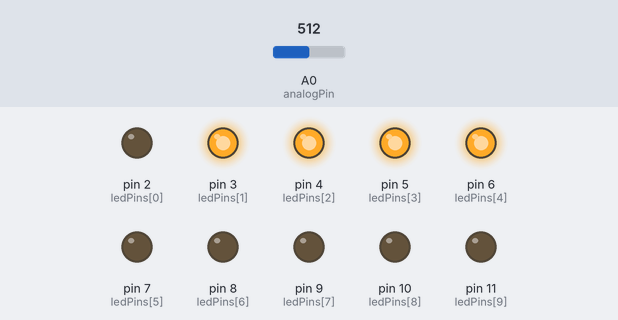
Simulated run of this sketch. Board: Arduino Uno, built with avr-gcc and run on an emulated ATmega328P. Parts: output pins drawn as LEDs (lit = HIGH). The test bench sets the inputs (shaded band); at power-on: A0 (analogPin) = 512.

Above: at 1.2 s.
1.3 s: A0 (analogPin) set to 595
2.8 s: A0 (analogPin) set to 629
At 3.4 s:
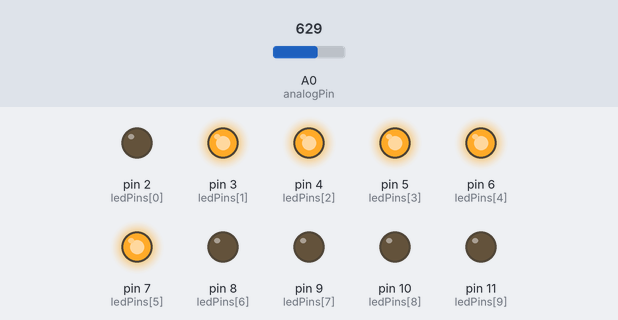
4.3 s: A0 (analogPin) set to 511
At 5.5 s:
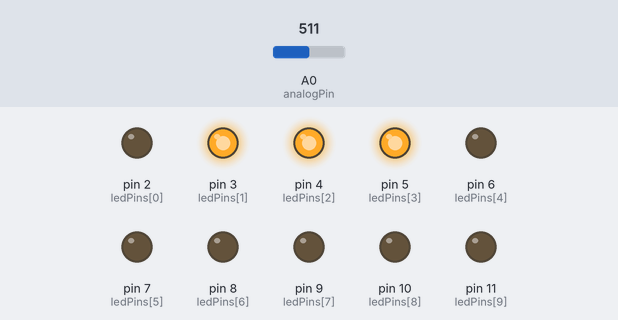
5.8 s: A0 (analogPin) set to 419
7.3 s: A0 (analogPin) set to 393
At 8.0 s:
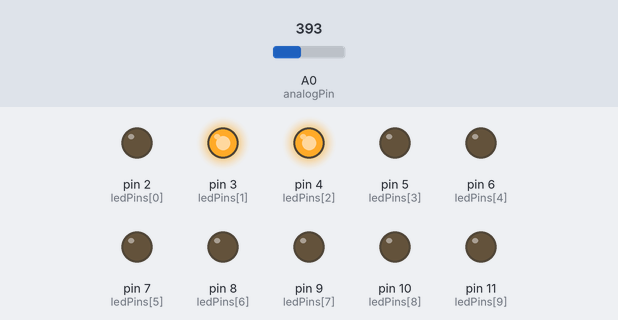
8.8 s: A0 (analogPin) set to 716
At 9.1 s:
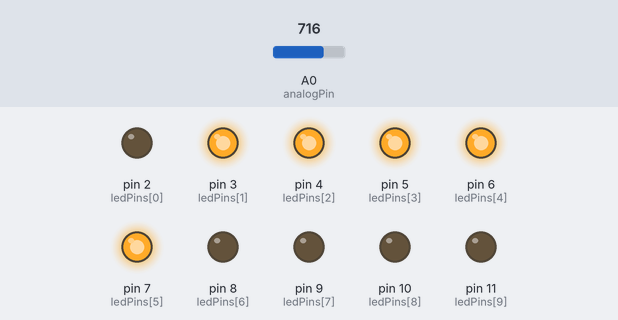
Timing chart, 0 to 11.3 s (numbered marks = the images above; inputs shaded):
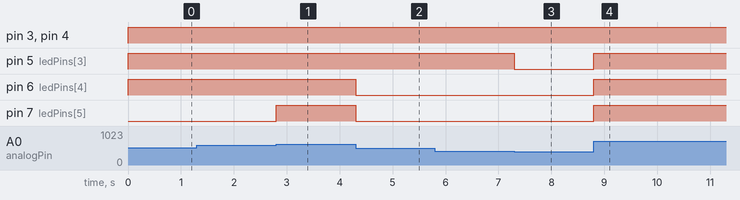

Measured:
- the behaviour switches between 613 and 614 on A0 (analogPin) (found by bisection; images 0 and 1)
- the behaviour switches between 410 and 409 on A0 (analogPin) (found by bisection; images 2 and 3)
- after the input at 1.3 s, every drawn part: stays the same
- after the input at 2.8 s, pin 7 (ledPins[5]): LOW → HIGH at once
- after the input at 4.3 s, pin 6 (ledPins[4]), pin 7 (ledPins[5]): HIGH → LOW at once
- after the input at 5.8 s, every drawn part: stays the same
- after the input at 7.3 s, pin 5 (ledPins[3]): HIGH → LOW at once
- after the input at 8.8 s, pin 5 (ledPins[3]), pin 6 (ledPins[4]), pin 7 (ledPins[5]): LOW → HIGH at once

The sketch:

barGraph.ino
```cpp
const int analogPin = A0;
const int ledCount = 10;

int ledPins[] = {
  2, 3, 4, 5, 6, 7,8,9,10,11 };


void setup() {
  for (int thisLed = 0; thisLed < ledCount; thisLed++) {
    pinMode(ledPins[thisLed], OUTPUT);
  }
}

void loop() {

  int sensorReading = analogRead(analogPin);
  int ledLevel = map(sensorReading, 0, 1023, 0, ledCount);

  for (int thisLed = 1; thisLed < ledCount; thisLed++) {
    if (thisLed < ledLevel) {
      digitalWrite(ledPins[thisLed], HIGH);
    }
    else {
      digitalWrite(ledPins[thisLed], LOW);
    }
  }
}
```
